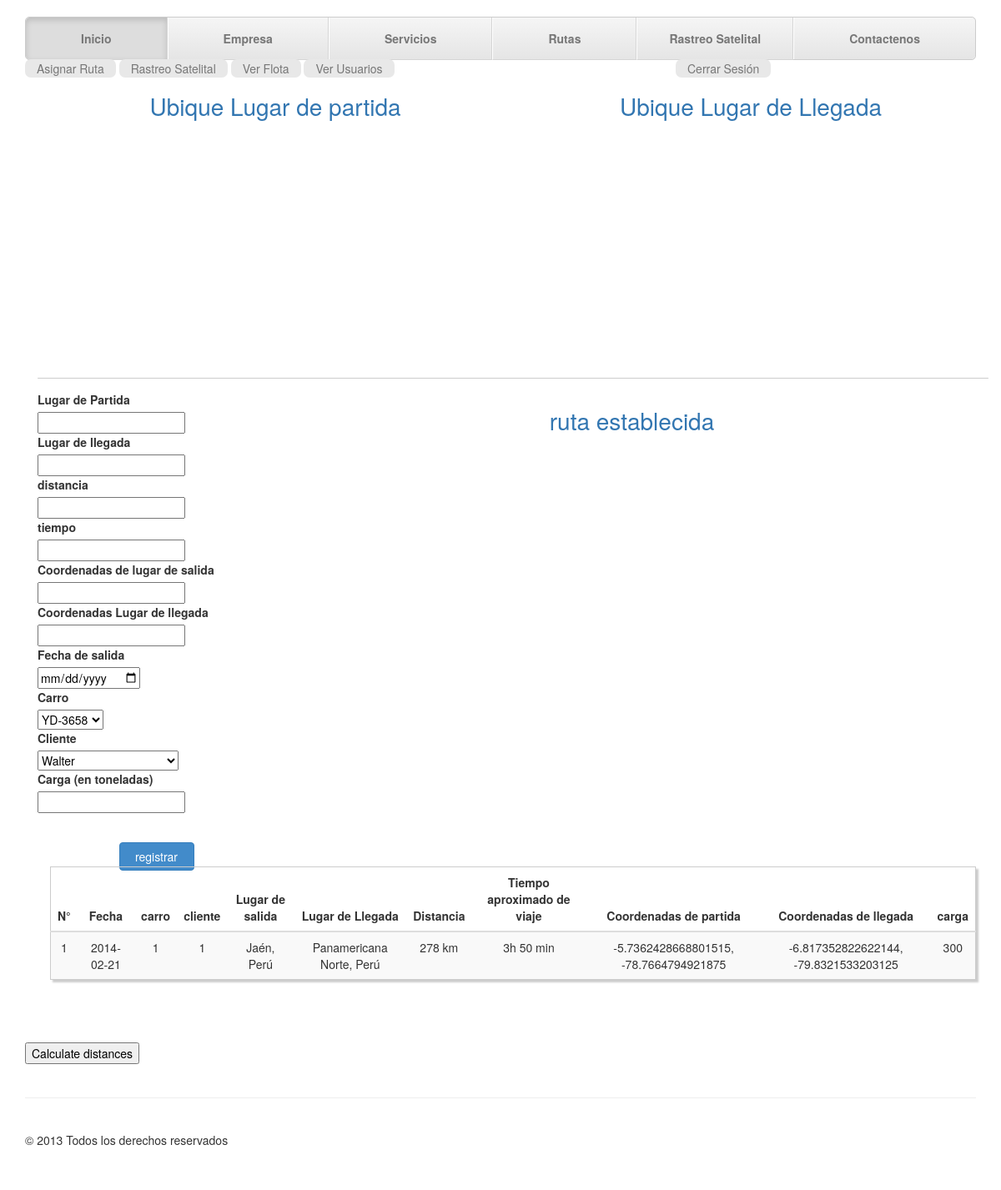
/index.php?page=asignar-ruta (signed in), run on the app's committed database.
### tables this page shows
CREATE TABLE `cl_ruta` (
  `id` int(11) NOT NULL auto_increment,
  `fecha` varchar(200) NOT NULL,
  `id_cl_carro` int(11) NOT NULL,
  `id_cl_user` int(11) NOT NULL,
  `lugar_salida` varchar(300) default NULL,
  `lugar_llegada` varchar(300) default NULL,
  `distancia` varchar(300) default NULL,
  `tiempo` varchar(300) default NULL,
  `punto_llegada` varchar(200) NOT NULL,
  `punto_inicio` varchar(200) NOT NULL,
  `carga` varchar(200) default NULL,
  PRIMARY KEY  (`id`)
);

### models/cado.php (called while the page is built, shortened)
<?php
class Cado{
	private $host="localhost";
	private $user="root";
	private $password="root";
	private $port="";
	private $dbname="claritadb";
	function conexion(){
		try {
		    $db=new PDO("mysql:host=$this->host;port=$this->port;dbname=$this->dbname","$this->user","$this->password");
		    return $db;
		} catch (PDOException $e) {
		    echo 'Falló la conexión: ' . $e->getMessage();
		    exit();
		}
	}
	public function task($dato){
		$db=$this->conexion();
		switch ($dato['accion']) {
			case 'select':
				$result=$db->prepare("select ".$dato['columns']." from ".$dato['table']." ".$dato['condicion']);
				$result->execute();
				return $result;
				break;
		}
	}
}
?>

### models/helpers.php (called while the page is built, shortened)
<?php
class Helpers{
	public function select( $data ){
		include_once("cado.php");
		$bd=new Cado();
		$dato=array('accion'=>'select','table'=>$data["table"] ,'columns'=>"*",'condicion'=>$data["condicion"] );
		return $bd->task($dato);
	}
}
?>

### models/carro.php (called while the page is built, shortened)
<?php
class carro{
	public function listarCarrosDisponibles(){
		$data["table"]="cl_carro as c";
		$data["condicion"]=" where c.id not in ( select id_cl_carro from cl_ruta )";
		include_once("helpers.php");
		$helper=new Helpers();
		return $helper->select( $data );
	}
}
?>

### models/usuario.php (called while the page is built, shortened)
<?php
class Usuario{
	public function listar(){
		include_once("helpers.php");
		$helper=new Helpers();
		return $helper->select( $dato );
	}
}
?>

### models/ruta.php (called while the page is built, shortened)
<?php
class Ruta{
	public function listar(){
		include_once("helpers.php");
		$helper=new Helpers();
		return $helper->select( $dato );
	}
}
?>

### templates/listar-rutas.php (called while the page is built, shortened)
<?php
	include_once('models/ruta.php');
	$ruta=new Ruta();
	$cont=1;
	foreach ($ruta->listar() as $row) {
		$listado[$cont]=$row;
		$cont++;
	}
?>

### templates/asignar-ruta.php (the view, shortened to what this page needs)
<section class='container'>
      <div class="col-xs-6">
        <h3>Ubique Lugar de partida</h3>
        <div id="partida" onclick="calcRoute();"></div>
      </div>
      <div class="col-xs-6">
        <h3>Ubique Lugar de Llegada</h3>
        <div id="destino" onclick="calcRoute();"></div>
      </div>
      <div class="col-xs-12" id="outputDiv">
      </div>
      <div class="col-xs-3">
        <div class="row">
          <form action="controllers/controllerRuta.php?accion=agregar" method=post>
            <label for="">Lugar de Partida</label> <br/>
            <input type="text" name="lugar_salida" value="" id="lugar_salida" > <br/>
            <label for="">Lugar de llegada</label> <br/>
            <input type="text" name="lugar_llegada" value="" id="lugar_llegada" > <br/>
            <label for="">distancia</label> <br/>
            <input type="text" name="distancia" value="" id="distancia" > <br/>
            <label for="">tiempo</label> <br/>
            <input type="text" name="tiempo" value="" id="tiempo" > <br/>
            <label for="">Coordenadas de lugar de salida</label> <br/>
            <input type="text" name="punto_inicio" value="" id="punto_inicio" > <br/>
            <label for="">Coordenadas Lugar de llegada</label> <br/>
            <input type="text" name="punto_llegada" value="" id="punto_llegada" > <br/>
            <label for="">Fecha de salida</label> <br/>
            <input type="date" name="fecha" value="" id="a-fecha" required> <br/>
            <fieldset>
              <label for="">Carro</label><br/>
            <select name="carro" id=""><br/>
<?php
  include_once('models/carro.php');
  $carro=new Carro();
  $cont=1;
  foreach ($carro->listarCarrosDisponibles() as $row) {
    $lista_carros[$cont]=$row;
    $cont++;
  }
  for ($i=1; $i <=count($lista_carros) ; $i++) {
    ?>
      <option value="<?php echo $lista_carros[$i]['id'] ?>"><?php echo $lista_carros[$i]['placa_delantera'] ?></option>
    <?php
 }
?>
              </select>
            </fieldset>
            <fieldset>
              <label for="">Cliente</label><br/>
              <select name="cliente" id="">
<?php
  include_once('models/usuario.php');
  $usuario=new Usuario();
  $cont=1;
  foreach ($usuario->listar() as $row) {
    $lista_usuarios[$cont]=$row;
    $cont++;
  }
  for ($i=1; $i <=count($lista_usuarios) ; $i++) {
                ?>
                  <option value="<?php echo $lista_usuarios[$i]['id_cl_user'] ?>"><?php echo $lista_usuarios[$i]['nombre'] ?></option>
                <?php
 }
?>
              </select><br/>
            </fieldset>
            <label for="">Carga (en toneladas)</label> <br/>
            <input type="number" name="carga" value="" id="a-carga" required title="Especifique el tamaño de la carga"> <br/>
            <button class="btn btn-primary btn-center">registrar</button>
          </form>
        </div>
      </div>
      <div class="col-xs-9">
        <h3>ruta establecida</h3>
        <div id="mapa">
        </div>
      </div>
      <div class="col-xs-12 clear-fix">
        <table class="table table-striped custab text-center">
          <thead>
            <tr>
              <th class="text-center">N°</th>
              <th class="text-center">Fecha</th>
              <th class="text-center">carro</th>
              <th class="text-center">cliente</th>
              <th class="text-center">Lugar de salida</th>
              <th class="text-center">Lugar de Llegada</th>
              <th class="text-center">Distancia</th>
              <th class="text-center">Tiempo aproximado de viaje</th>
              <th class="text-center">Coordenadas de partida</th>
              <th class="text-center">Coordenadas de llegada</th>
              <th class="text-center">carga</th>
            </tr>
          </thead>
          <?php
            include("listar-rutas.php");
            for ($i=1; $i <=count($listado) ; $i++) {
          ?>
          <tr>
            <td><?php echo $i ?></td>
            <td><?php echo $listado[$i]["fecha"]  ?></td>
            <td><?php echo $listado[$i]["id_cl_carro"]  ?></td>
            <td><?php echo $listado[$i]["id_cl_user"]  ?></td>
            <td><?php echo $listado[$i]["lugar_salida"]  ?></td>
            <td><?php echo $listado[$i]["lugar_llegada"]  ?></td>
            <td><?php echo $listado[$i]["distancia"]  ?></td>
            <td><?php echo $listado[$i]["tiempo"]  ?></td>
            <td><?php echo $listado[$i]["punto_inicio"]  ?></td>
            <td><?php echo $listado[$i]["punto_llegada"]  ?></td>
            <td><?php echo $listado[$i]["carga"]  ?></td>
          </tr>
          <?php
            }
          ?>
        </table><br/>
      </div>
    </section>
    <button type="button" onclick="calculateDistances();">
      Calculate
      distances
    </button>

### css/styles.css (style rules this page uses)
fieldset { margin:0; padding: 0; }
#outputDiv { font-size: 20px; text-align: center; background-color: rgba(0,0,0,.2); margin: 15px 0; border-radius: 10px; clear: both; }
.clear-fix { clear: both; }
.btn-center { display: block; margin: 15px auto; width: 90px; clear: both; position: relative; top: 20px; }
#mapa { padding: top; height: 400px; background-color: white; }
h3 { color: #3276B1; text-align: center; font-size: 28px; }
#mapa { min-height: 500px; border-radius: 15px; }
#destino,#partida { min-height: 300px; border-radius: 15px; }
.custab { border: 1px solid #ccc; padding: 5px; margin: 5% 0; box-shadow: 3px 3px 2px #ccc; transition: 0.5s; }

### css/nav.css (style rules this page uses)
body { padding-top: 20px; }

### data on the page
cl_ruta: fecha "2014-02-21", id_cl_carro "1", id_cl_user "1", lugar_salida "Jaén, Perú", lugar_llegada "Panamericana Norte, Perú", distancia "278 km", tiempo "3h 50 min", punto_inicio "-5.7362428668801515, -78.7664794921875", punto_llegada "-6.817352822622144, -79.8321533203125", carga "300"

### other printed values
$_SESSION['menu'][$i]['titulo'] "Asignar Ruta"
$_SESSION['menu'][$i]['titulo'] "Rastreo Satelital"
$_SESSION['menu'][$i]['titulo'] "Ver Flota"
$_SESSION['menu'][$i]['titulo'] "Ver Usuarios"
form field carro "YD-3658"
form field cliente "Walter"
